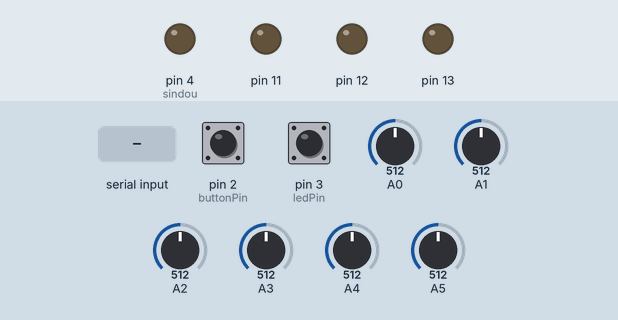
A sketch run on a simulated Arduino Uno, built with avr-gcc and run on an emulated ATmega328P. Shown: output pins drawn as LEDs (lit = HIGH). Inputs (shaded band) come from the test bench; at power-on: pin 2 (buttonPin) HIGH, pin 3 (ledPin) HIGH, A0 = 512, A1 = 512, A2 = 512, A3 = 512, A4 = 512, A5 = 512.

Above: at 1.2 s.
1.3 s: "1" received over the second serial link
At 2.5 s:
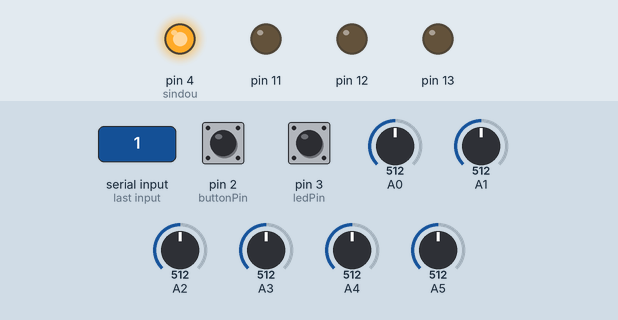
2.8 s: "0" received over the second serial link
At 4.0 s:
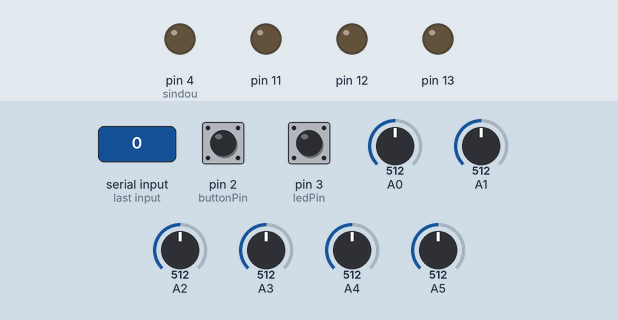
Timing chart, 0 to 5.8 s (numbered marks = the images above; inputs shaded):
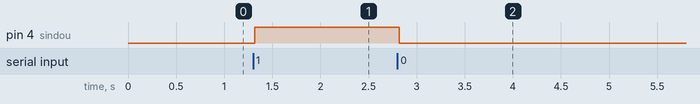

Measured:
- after the input at 1.3 s, pin 4 (sindou): LOW → HIGH at once
- after the input at 2.8 s, pin 4 (sindou): HIGH → LOW at once

The sketch:

bluetooth.ino
```cpp
#include <SoftwareSerial.h>

SoftwareSerial g_bluetooth(6, 7);
namespace {
  const int buttonPin = 2;
  const int ledPin =    3;
  const int sindou =    4;
  const int AVERAGE_NUM = 10;
  const int BASE_X      = 530;
  const int BASE_Y      = 519;
  const int BASE_Z      = 545;
  const int UPDOWN      = 250;
  const int UPDOWNS      = 20;
}
void setup()
{
  //g_bluetooth.begin(115200);
  g_bluetooth.begin(9600);
  pinMode(buttonPin, INPUT_PULLUP);
  pinMode(ledPin, INPUT_PULLUP);
  pinMode(sindou, OUTPUT);
  pinMode(11, OUTPUT);
  pinMode(12, OUTPUT);
  pinMode(13, OUTPUT);
}
void SendSignal()
{
  int sw1 = 0,sw2 = 0;
  int ax = 0, ay = 0, az = 0;
  int up = 0, down = 0, right = 0,left = 0;
  int push = 0,LR=0,UD=0;
  for (int i = 0; i < AVERAGE_NUM; ++i) {
    ax += analogRead(0);
    ay += analogRead(1);
    az += analogRead(2);
    push += analogRead(5);
  }
  ax /= AVERAGE_NUM;
  ay /= AVERAGE_NUM;
  az /= AVERAGE_NUM;
  push /= AVERAGE_NUM;
  LR = analogRead(4);
  UD = analogRead(3);
  const int angleX = atan2(ax - BASE_X, az - BASE_Z) / PI * 180;
  const int angleY = atan2(ay - BASE_Y, az - BASE_Z) / PI * 180;
  if(digitalRead(buttonPin) == LOW)
  {
    sw1 = 0;
  }else{
    sw1 = 1;
  }
  if(digitalRead(ledPin) == LOW)
  {
    sw2 = 0;
  }else{
    sw2 = 1;
  }
  g_bluetooth.print(ax);
  g_bluetooth.print("\t");
  g_bluetooth.print(ay);
  g_bluetooth.print("\t");
  g_bluetooth.print(az);
  g_bluetooth.print("\t");
  g_bluetooth.print(angleX);
  g_bluetooth.print("\t");
  g_bluetooth.print(angleY);
  g_bluetooth.print("\t");
  g_bluetooth.print(push);
  g_bluetooth.print("\t");
  g_bluetooth.print(sw1);
  g_bluetooth.print("\t");
  g_bluetooth.print(sw2);
  g_bluetooth.print("\t");
  g_bluetooth.print(UD);
  g_bluetooth.print("\t");
  g_bluetooth.print(LR);
  g_bluetooth.println("");

}
void readAccelermeter(){
  if ( g_bluetooth.available() ) {
    char mode = g_bluetooth.read();
    switch (mode) {
      case '0' : digitalWrite(sindou, LOW);  break;
      case '1' : digitalWrite(sindou, HIGH); break;
    }
  }
}
void loop()
{
  readAccelermeter();
  SendSignal();
}
```
